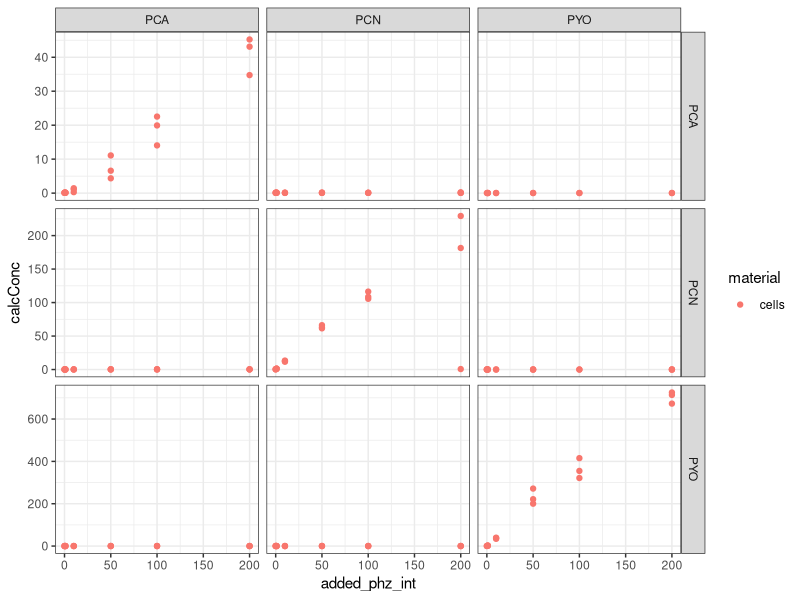
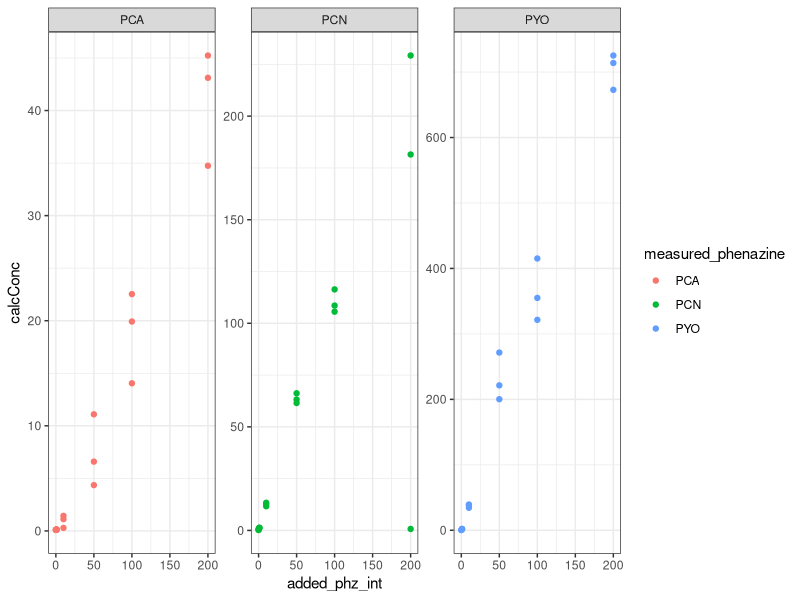
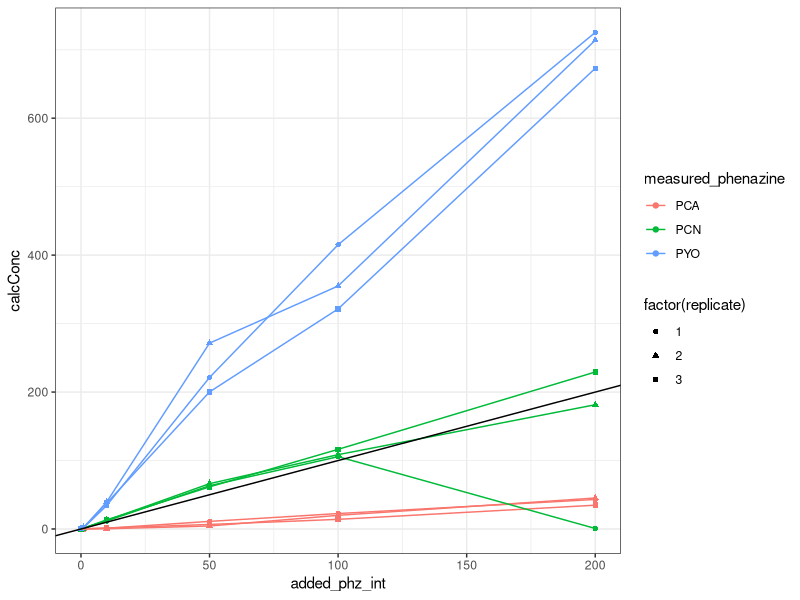
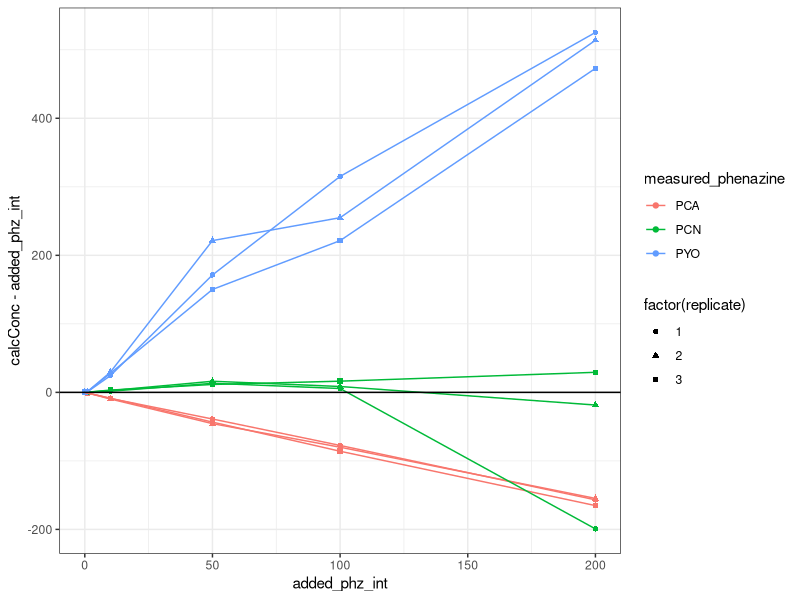
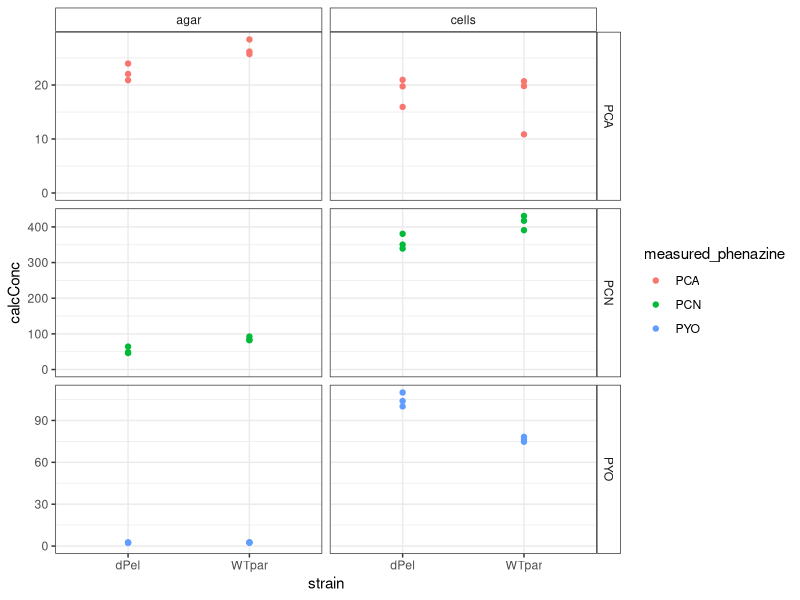
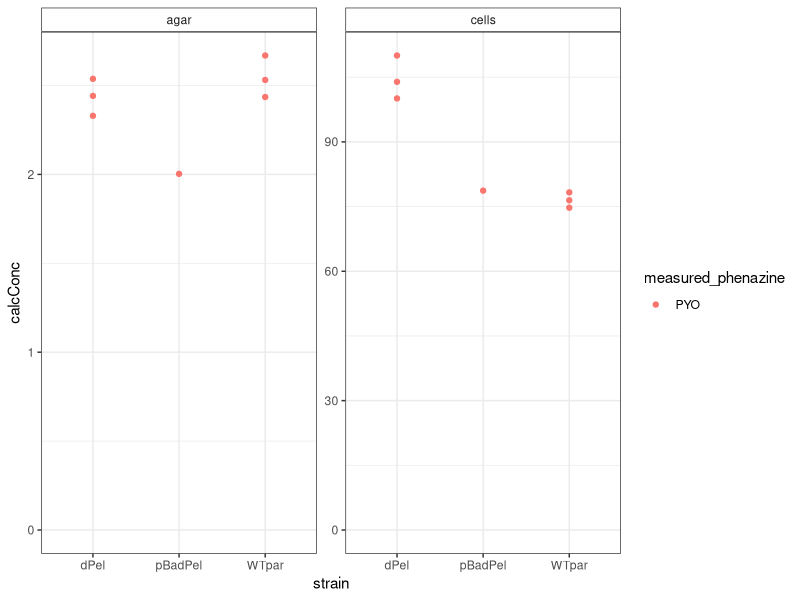
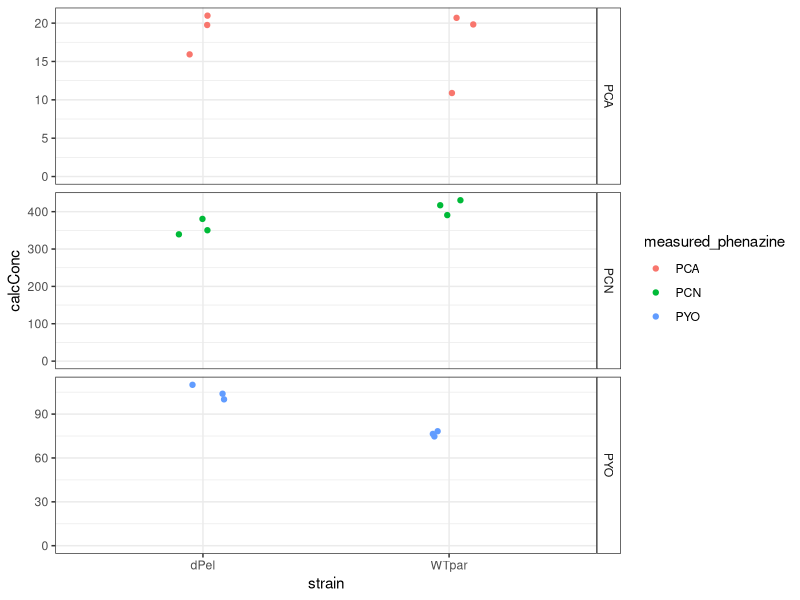
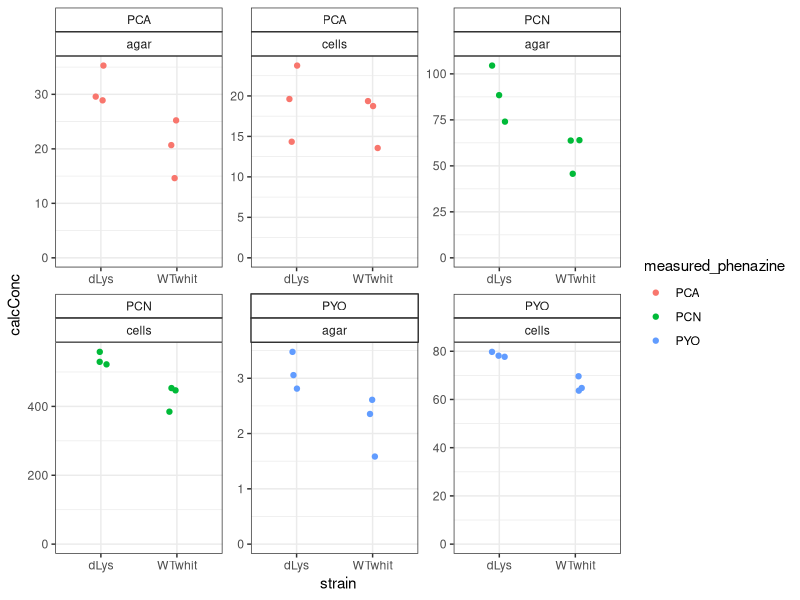

Generate these figures, in order, with R:
## ---- chunk 1
library(tidyverse)
library(cowplot)
library(broom) 
library(modelr) 
library(viridis)

knitr::opts_knit$set(root.dir = '/Users/scottsaunders/git/labwork/HPLC/analysis/')
knitr::opts_chunk$set(tidy.opts=list(width.cutoff=60),tidy=TRUE, echo = TRUE, message=FALSE, warning=FALSE, fig.align="center")

theme_set(theme_bw())
## ---- chunk 2
df_wBlankStds <- read_csv('../data/2018_10_30_coloniesHPLCamounts.csv',comment = "#")

head(df_wBlankStds)

#Remove blanks and standards and calculate volume corrected concentration
df_amounts <- df_wBlankStds %>% 
  filter(strain != 'blank' & strain != 'PHZstd') %>% 
  mutate(calcConc = ifelse(material=='cells',Amount*2*(860 / 60),Amount*2*(8/5)))

## ---- chunk 3
df_dPHZstar <- df_amounts %>% 
  filter(strain=='dPHZstar') %>% 
  mutate(added_phz_int=as.integer(str_extract(amount_added,"^[0-9]+")))

head(df_dPHZstar)
## ---- chunk 4
ggplot(df_dPHZstar,aes(x=added_phz_int,y=calcConc,color=material))+
  geom_point()+
  facet_grid(added_phenazine~measured_phenazine,scales='free')
## ---- chunk 5
df_dPHZstar_match <- df_dPHZstar %>% 
  filter(measured_phenazine==added_phenazine)

ggplot(df_dPHZstar_match,aes(x=added_phz_int,y=calcConc,color=measured_phenazine))+
  geom_point()+facet_wrap(~measured_phenazine,scales='free')

ggplot(df_dPHZstar_match,aes(x=added_phz_int,y=calcConc,color=measured_phenazine,shape=factor(replicate)))+
  geom_point()+geom_line()+geom_abline(slope=1)

ggplot(df_dPHZstar_match,aes(x=added_phz_int,y=calcConc-added_phz_int,color=measured_phenazine,shape=factor(replicate)))+
  geom_point()+geom_line()+geom_abline(slope=0)
## ---- chunk 6
df_parsek <- df_amounts %>% 
  filter(strain %in% c('WTpar','dPel','pBadPel'))
         
ggplot(df_parsek %>% filter(strain!='pBadPel'),aes(x=strain,y=calcConc,color=measured_phenazine))+
  geom_point()+
  facet_grid(measured_phenazine~material,scales='free')+ylim(0,NA)+
  theme(strip.background =element_rect(fill="white"))

ggplot(df_parsek %>% filter(measured_phenazine=='PYO'),aes(x=strain,y=calcConc,color=measured_phenazine))+
  geom_point()+
  facet_wrap(~material,scales='free')+ylim(0,NA)+
  theme(strip.background =element_rect(fill="white"))

ggplot(df_parsek %>% filter(strain!='pBadPel') %>% filter(material=='cells'),aes(x=strain,y=calcConc,color=measured_phenazine))+
  geom_jitter(width=0.1)+
  facet_grid(measured_phenazine~.,scales='free')+ylim(0,NA)+
  theme(strip.background =element_rect(fill="white"))
## ---- chunk 7
df_whit <- df_amounts %>% 
  filter(strain %in% c('WTwhit','dLys'))

ggplot(df_whit,aes(x=strain,y=calcConc,color=measured_phenazine))+
  geom_jitter(width=0.1)+
  facet_wrap(measured_phenazine~material,scales='free')+ylim(0,NA)+
  theme(strip.background =element_rect(fill="white"))
